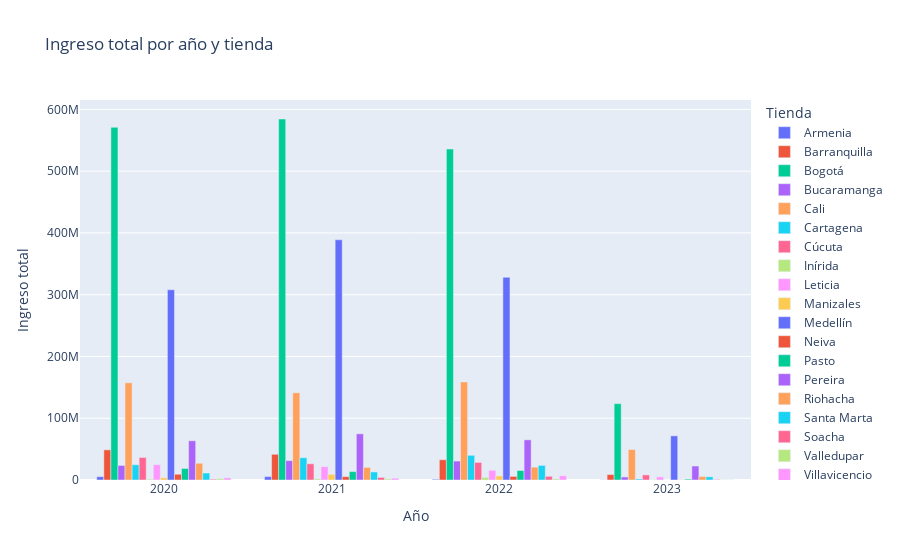

The cell this chart's notebook holds for it:
### Code cell
import plotly.graph_objects as go


# Crear una lista de tiendas
tiendas_plot = pivot_precio_promedio_al_anio.index.tolist()
anos_plot = pivot_precio_promedio_al_anio.columns.tolist()

# Crear una figura inicial con la primera tienda
fig = go.Figure()

# Agregar trazas para cada tienda
for local in pivot_precio_promedio_al_anio.index:
    fig.add_trace(go.Bar(
        x=anos_plot,
        y=pivot_precio_promedio_al_anio.loc[local],  
        name=local,  # Nombre de la tienda
    ))

# Configurar el diseño del gráfico
fig.update_layout(
    title="Ingreso total por año y tienda",
    xaxis_title="Año",
    yaxis_title="Ingreso total",
    barmode= "group",
    legend_title="Tienda",
      
)

# Se puede visualizar que el costo por producto de forma general a traves de los años a aumentado significativamente en el ultimo año.
# Si bien como media cada producto vendido a sido mas costoso, la cantidad de articulos vendidos es significativamente menor, lo que puede indicar que el aumento de precios ha afectado la cantidad de ventas.

### Figure 1 — Plotly figure (JSON) as saved in the notebook; plotly's stock layout.template omitted (floating-point values rounded to 4 significant figures)
{"data": [{"name": "Armenia", "type": "bar", "x": [2020, 2021, 2022, 2023], "y": [5382000.0, 5500000.0, 1135000.0, 225100.0]}, {"name": "Barranquilla", "type": "bar", "x": [2020, 2021, 2022, 2023], "y": [48800000.0, 41620000.0, 32800000.0, 8820000.0]}, {"name": "Bogotá", "type": "bar", "x": [2020, 2021, 2022, 2023], "y": [571000000.0, 584400000.0, 535800000.0, 123600000.0]}, {"name": "Bucaramanga", "type": "bar", "x": [2020, 2021, 2022, 2023], "y": [23620000.0, 31370000.0, 30660000.0, 4926000.0]}, {"name": "Cali", "type": "bar", "x": [2020, 2021, 2022, 2023], "y": [157400000.0, 141200000.0, 158700000.0, 49240000.0]}, {"name": "Cartagena", "type": "bar", "x": [2020, 2021, 2022, 2023], "y": [24660000.0, 36050000.0, 39950000.0, 1712000.0]}, {"name": "Cúcuta", "type": "bar", "x": [2020, 2021, 2022, 2023], "y": [36470000.0, 26230000.0, 28430000.0, 8234000.0]}, {"name": "Inírida", "type": "bar", "x": [2020, 2021, 2022, 2023], "y": [1355000.0, 1856000.0, 4198000.0, 679000.0]}, {"name": "Leticia", "type": "bar", "x": [2020, 2021, 2022, 2023], "y": [24760000.0, 21670000.0, 15650000.0, 5072000.0]}, {"name": "Manizales", "type": "bar", "x": [2020, 2021, 2022, 2023], "y": [3648000.0, 9114000.0, 6606000.0, 0.0]}, {"name": "Medellín", "type": "bar", "x": [2020, 2021, 2022, 2023], "y": [308000000.0, 388900000.0, 328300000.0, 71460000.0]}, {"name": "Neiva", "type": "bar", "x": [2020, 2021, 2022, 2023], "y": [9365000.0, 5426000.0, 5868000.0, 238900.0]}, {"name": "Pasto", "type": "bar", "x": [2020, 2021, 2022, 2023], "y": [18670000.0, 13590000.0, 15350000.0, 1402000.0]}, {"name": "Pereira", "type": "bar", "x": [2020, 2021, 2022, 2023], "y": [63520000.0, 74770000.0, 65020000.0, 22620000.0]}, {"name": "Riohacha", "type": "bar", "x": [2020, 2021, 2022, 2023], "y": [27050000.0, 20490000.0, 20790000.0, 5542000.0]}, {"name": "Santa Marta", "type": "bar", "x": [2020, 2021, 2022, 2023], "y": [11290000.0, 13050000.0, 23640000.0, 5124000.0]}, {"name": "Soacha", "type": "bar", "x": [2020, 2021, 2022, 2023], "y": [1279000.0, 4212000.0, 5984000.0, 843100.0]}, {"name": "Valledupar", "type": "bar", "x": [2020, 2021, 2022, 2023], "y": [2199000.0, 1808000.0, 1641000.0, 238600.0]}, {"name": "Villavicencio", "type": "bar", "x": [2020, 2021, 2022, 2023], "y": [3483000.0, 2812000.0, 6916000.0, 122400.0]}], "layout": {"barmode": "group", "legend": {"title": {"text": "Tienda"}}, "title": {"text": "Ingreso total por año y tienda"}, "xaxis": {"title": {"text": "Año"}}, "yaxis": {"title": {"text": "Ingreso total"}}}}
